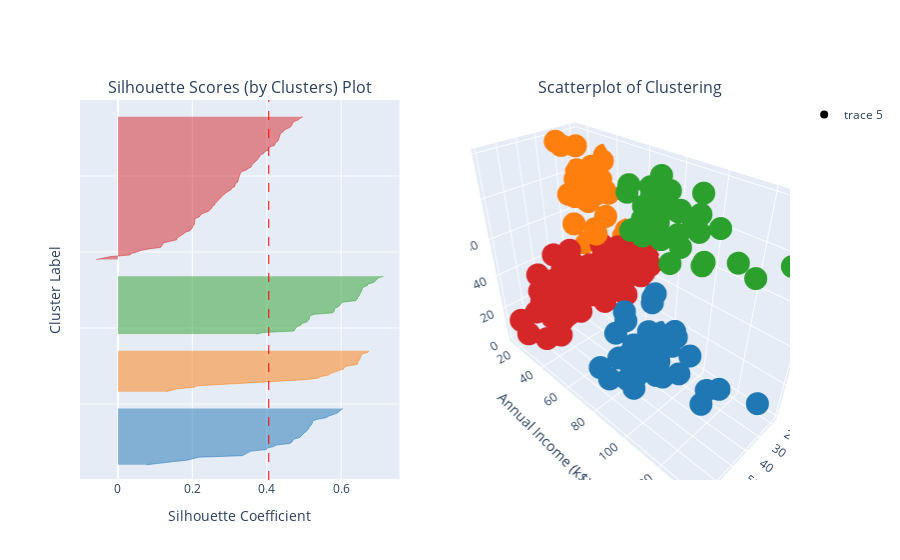

Notebook cell for this chart:
### Markdown cell above
When we have four clusters, we see that some of the clusters are not as well defined as they could be. For example, in Cluster 0, we see that some points fall far away from where most of the points lie, seeming to form their own cluster.

### Code cell
show_silhouette(figures, 4)

### Figure 1 — Plotly figure (JSON) as saved in the notebook; plotly's stock layout.template omitted (floating-point values rounded to 4 significant figures; data arrays with more than 128 entries replaced by an {"elided": "..."} marker saying what was removed)
{"data": [{"fill": "tozerox", "line": {"color": "rgb(31.0, 119.0, 180.0)", "width": 0.5}, "mode": "lines", "showlegend": false, "type": "scatter", "x": [0.0765, 0.1211, 0.1462, 0.1855, 0.2044, 0.2173, 0.3345, 0.3431, 0.3493, 0.3576, 0.3995, 0.4011, 0.4183, 0.4254, 0.4625, 0.4681, 0.4696, 0.4745, 0.4886, 0.4923, 0.4966, 0.5008, 0.5064, 0.5114, 0.5136, 0.5139, 0.5196, 0.5218, 0.5238, 0.5239, 0.5372, 0.5587, 0.5662, 0.5809, 0.5892, 0.5943, 0.5985, 0.6044], "xaxis": "x", "y": [10, 11, 12, 13, 14, 15, 16, 17, 18, 19, 20, 21, 22, 23, 24, 25, 26, 27, 28, 29, 30, 31, 32, 33, 34, 35, 36, 37, 38, 39, 40, 41, 42, 43, 44, 45, 46, 47], "yaxis": "y"}, {"fill": "tozerox", "line": {"color": "rgb(255.0, 127.0, 14.0)", "width": 0.5}, "mode": "lines", "showlegend": false, "type": "scatter", "x": [0.1287, 0.1477, 0.1596, 0.2053, 0.2132, 0.2887, 0.3685, 0.451, 0.5023, 0.5369, 0.5442, 0.5658, 0.5718, 0.5814, 0.5928, 0.6067, 0.6076, 0.6162, 0.6431, 0.644, 0.6456, 0.6494, 0.6505, 0.651, 0.6542, 0.6582, 0.6719, 0.6745], "xaxis": "x", "y": [58, 59, 60, 61, 62, 63, 64, 65, 66, 67, 68, 69, 70, 71, 72, 73, 74, 75, 76, 77, 78, 79, 80, 81, 82, 83, 84, 85], "yaxis": "y"}, {"fill": "tozerox", "line": {"color": "rgb(44.0, 160.0, 44.0)", "width": 0.5}, "mode": "lines", "showlegend": false, "type": "scatter", "x": [0.3718, 0.3888, 0.473, 0.4756, 0.4778, 0.4828, 0.4923, 0.4931, 0.5077, 0.5112, 0.5147, 0.5148, 0.5163, 0.5277, 0.5777, 0.581, 0.5812, 0.5827, 0.5925, 0.5976, 0.5995, 0.6023, 0.6377, 0.6438, 0.6439, 0.6477, 0.6501, 0.6527, 0.6538, 0.6559, 0.6569, 0.6609, 0.6709, 0.6724, 0.6875, 0.6919, 0.6937, 0.7005, 0.7138], "xaxis": "x", "y": [96, 97, 98, 99, 100, 101, 102, 103, 104, 105, 106, 107, 108, 109, 110, 111, 112, 113, 114, 115, 116, 117, 118, 119, 120, 121, 122, 123, 124, 125, 126, 127, 128, 129, 130, 131, 132, 133, 134], "yaxis": "y"}, {"fill": "tozerox", "line": {"color": "rgb(214.0, 39.0, 40.0)", "width": 0.5}, "mode": "lines", "showlegend": false, "type": "scatter", "x": [-0.05898, -0.03995, -0.01942, 0.03224, 0.03591, 0.05071, 0.0611, 0.08197, 0.1147, 0.1168, 0.1213, 0.1221, 0.139, 0.158, 0.1592, 0.1631, 0.1705, 0.1779, 0.1818, 0.1935, 0.1966, 0.2007, 0.2008, 0.205, 0.2056, 0.2063, 0.2067, 0.2071, 0.2181, 0.2218, 0.2246, 0.2347, 0.2447, 0.2477, 0.2529, 0.2532, 0.2598, 0.2615, 0.2652, 0.2684, 0.2731, 0.2759, 0.2801, 0.2855, 0.2904, 0.2986, 0.3041, 0.3053, 0.3139, 0.3146, 0.316, 0.3221, 0.3225, 0.3235, 0.3254, 0.327, 0.3293, 0.3294, 0.3332, 0.3453, 0.3507, 0.3584, 0.3596, 0.3622, 0.3678, 0.3725, 0.3758, 0.3784, 0.3807, 0.3839, 0.3922, 0.3946, 0.403, 0.4042, 0.4058, 0.4206, 0.4226, 0.4238, 0.4302, 0.4315, 0.4322, 0.4322, 0.4346, 0.4369, 0.4435, 0.4458, 0.4528, 0.4626, 0.4666, 0.4682, 0.4696, 0.4751, 0.4856, 0.4895, 0.4973], "xaxis": "x", "y": [145, 146, 147, 148, 149, 150, 151, 152, 153, 154, 155, 156, 157, 158, 159, 160, 161, 162, 163, 164, 165, 166, 167, 168, 169, 170, 171, 172, 173, 174, 175, 176, 177, 178, 179, 180, 181, 182, 183, 184, 185, 186, 187, 188, 189, 190, 191, 192, 193, 194, 195, 196, 197, 198, 199, 200, 201, 202, 203, 204, 205, 206, 207, 208, 209, 210, 211, 212, 213, 214, 215, 216, 217, 218, 219, 220, 221, 222, 223, 224, 225, 226, 227, 228, 229, 230, 231, 232, 233, 234, 235, 236, 237, 238, 239], "yaxis": "y"}, {"fill": "tozeroy", "line": {"color": "red", "dash": "dash", "width": 1}, "mode": "lines", "showlegend": false, "type": "scatter", "x": {"elided": "500 float values"}, "xaxis": "x", "y": {"elided": "500 int values"}, "yaxis": "y"}, {"marker": {"color": {"elided": "200x3 int values"}}, "mode": "markers", "scene": "scene", "type": "scatter3d", "x": {"elided": "200 int values"}, "y": {"elided": "200 int values"}, "z": {"elided": "200 int values"}}], "layout": {"annotations": [{"font": {"size": 16}, "showarrow": false, "text": "Silhouette Scores (by Clusters) Plot", "x": 0.225, "xanchor": "center", "xref": "paper", "y": 1, "yanchor": "bottom", "yref": "paper"}, {"font": {"size": 16}, "showarrow": false, "text": "Scatterplot of Clustering", "x": 0.775, "xanchor": "center", "xref": "paper", "y": 1, "yanchor": "bottom", "yref": "paper"}], "scene": {"domain": {"x": [0.55, 1], "y": [0, 1]}, "xaxis": {"title": {"text": "Age"}}, "yaxis": {"title": {"text": "Annual Income (k$)"}}, "zaxis": {"title": {"text": "Spending Score (1-100)"}}}, "xaxis": {"anchor": "y", "domain": [0, 0.45], "title": {"text": "Silhouette Coefficient"}}, "yaxis": {"anchor": "x", "domain": [0, 1], "range": [0, 250], "showticklabels": false, "title": {"text": "Cluster Label"}}}}
